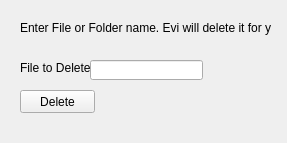
<?xml version="1.0" encoding="UTF-8"?>
<ui version="4.0">
 <class>MainWindow</class>
 <widget class="QMainWindow" name="MainWindow">
  <property name="geometry">
   <rect>
    <x>0</x>
    <y>0</y>
    <width>287</width>
    <height>143</height>
   </rect>
  </property>
  <property name="windowTitle">
   <string>MainWindow</string>
  </property>
  <widget class="QWidget" name="centralwidget">
   <widget class="QLabel" name="label_2">
    <property name="geometry">
     <rect>
      <x>20</x>
      <y>20</y>
      <width>251</width>
      <height>16</height>
     </rect>
    </property>
    <property name="text">
     <string>Enter File or Folder name. Evi will delete it for you.</string>
    </property>
   </widget>
   <widget class="QPushButton" name="pushButton">
    <property name="geometry">
     <rect>
      <x>20</x>
      <y>90</y>
      <width>75</width>
      <height>23</height>
     </rect>
    </property>
    <property name="text">
     <string>Delete</string>
    </property>
   </widget>
   <widget class="QLabel" name="label">
    <property name="geometry">
     <rect>
      <x>20</x>
      <y>60</y>
      <width>101</width>
      <height>16</height>
     </rect>
    </property>
    <property name="text">
     <string>File to Delete:</string>
    </property>
   </widget>
   <widget class="QLineEdit" name="lineEdit">
    <property name="geometry">
     <rect>
      <x>90</x>
      <y>60</y>
      <width>113</width>
      <height>20</height>
     </rect>
    </property>
   </widget>
  </widget>
 </widget>
 <resources/>
 <connections/>
</ui>
